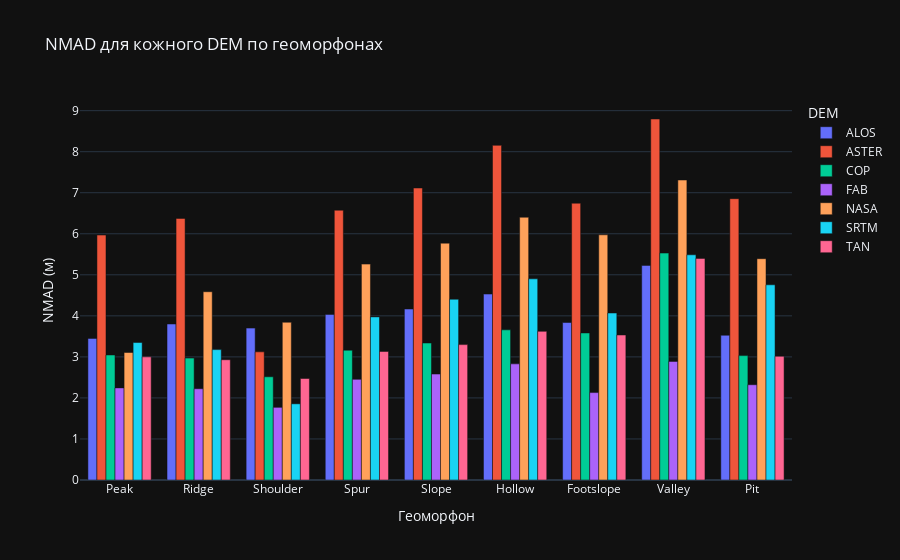

Notebook code cell kept with this figure:
### Code cell
import pandas as pd
import plotly.express as px

# Додаємо назву геоморфону
agg_by_geomorphon["landform"] = agg_by_geomorphon["fab_dem_geomorphon"].map(landform_names)

# Сортуємо
agg_by_geomorphon = agg_by_geomorphon.sort_values("fab_dem_geomorphon")

# Вибираємо тільки NMAD-стовпці + landform
nmad_cols = [
    "nmad_alos", "nmad_aster", "nmad_cop", "nmad_fab",
    "nmad_nasa", "nmad_srtm", "nmad_tan"
]

# Перетворюємо в long-form (melt)
df_long = agg_by_geomorphon[["landform"] + nmad_cols].melt(
    id_vars="landform",
    value_vars=nmad_cols,
    var_name="DEM",
    value_name="NMAD"
)

# Видаляємо префікс для кращого вигляду
df_long["DEM"] = df_long["DEM"].str.replace("nmad_", "").str.upper()

# Побудова групованого графіка
fig = px.bar(
    df_long,
    x="landform",
    y="NMAD",
    color="DEM",
    barmode="group",
    text="NMAD",
    title="NMAD для кожного DEM по геоморфонах",
    labels={"landform": "Геоморфон", "NMAD": "NMAD (м)", "DEM": "DEM"}
)

# Покращуємо вигляд
fig.update_traces(texttemplate='%{text:.2f}', textposition='outside')
fig.update_layout(uniformtext_minsize=8, uniformtext_mode='hide')

fig.show()

### Figure 1 — Plotly figure (JSON) as saved in the notebook; plotly's stock layout.template omitted (floating-point values rounded to 4 significant figures)
{"data": [{"alignmentgroup": "True", "hovertemplate": "DEM=ALOS<br>Геоморфон=%{x}<br>NMAD (м)=%{text}<extra></extra>", "legendgroup": "ALOS", "marker": {"color": "#636efa", "pattern": {"shape": ""}}, "name": "ALOS", "offsetgroup": "ALOS", "orientation": "v", "showlegend": true, "text": [3.451, 3.802, 3.701, 4.036, 4.166, 4.531, 3.838, 5.229, 3.526], "textposition": "outside", "x": ["Peak", "Ridge", "Shoulder", "Spur", "Slope", "Hollow", "Footslope", "Valley", "Pit"], "xaxis": "x", "y": [3.451, 3.802, 3.701, 4.036, 4.166, 4.531, 3.838, 5.229, 3.526], "yaxis": "y", "type": "bar", "texttemplate": "%{text:.2f}"}, {"alignmentgroup": "True", "hovertemplate": "DEM=ASTER<br>Геоморфон=%{x}<br>NMAD (м)=%{text}<extra></extra>", "legendgroup": "ASTER", "marker": {"color": "#EF553B", "pattern": {"shape": ""}}, "name": "ASTER", "offsetgroup": "ASTER", "orientation": "v", "showlegend": true, "text": [5.968, 6.374, 3.123, 6.575, 7.115, 8.155, 6.745, 8.797, 6.856], "textposition": "outside", "x": ["Peak", "Ridge", "Shoulder", "Spur", "Slope", "Hollow", "Footslope", "Valley", "Pit"], "xaxis": "x", "y": [5.968, 6.374, 3.123, 6.575, 7.115, 8.155, 6.745, 8.797, 6.856], "yaxis": "y", "type": "bar", "texttemplate": "%{text:.2f}"}, {"alignmentgroup": "True", "hovertemplate": "DEM=COP<br>Геоморфон=%{x}<br>NMAD (м)=%{text}<extra></extra>", "legendgroup": "COP", "marker": {"color": "#00cc96", "pattern": {"shape": ""}}, "name": "COP", "offsetgroup": "COP", "orientation": "v", "showlegend": true, "text": [3.046, 2.97, 2.515, 3.163, 3.337, 3.659, 3.583, 5.53, 3.031], "textposition": "outside", "x": ["Peak", "Ridge", "Shoulder", "Spur", "Slope", "Hollow", "Footslope", "Valley", "Pit"], "xaxis": "x", "y": [3.046, 2.97, 2.515, 3.163, 3.337, 3.659, 3.583, 5.53, 3.031], "yaxis": "y", "type": "bar", "texttemplate": "%{text:.2f}"}, {"alignmentgroup": "True", "hovertemplate": "DEM=FAB<br>Геоморфон=%{x}<br>NMAD (м)=%{text}<extra></extra>", "legendgroup": "FAB", "marker": {"color": "#ab63fa", "pattern": {"shape": ""}}, "name": "FAB", "offsetgroup": "FAB", "orientation": "v", "showlegend": true, "text": [2.245, 2.224, 1.77, 2.452, 2.581, 2.83, 2.13, 2.89, 2.321], "textposition": "outside", "x": ["Peak", "Ridge", "Shoulder", "Spur", "Slope", "Hollow", "Footslope", "Valley", "Pit"], "xaxis": "x", "y": [2.245, 2.224, 1.77, 2.452, 2.581, 2.83, 2.13, 2.89, 2.321], "yaxis": "y", "type": "bar", "texttemplate": "%{text:.2f}"}, {"alignmentgroup": "True", "hovertemplate": "DEM=NASA<br>Геоморфон=%{x}<br>NMAD (м)=%{text}<extra></extra>", "legendgroup": "NASA", "marker": {"color": "#FFA15A", "pattern": {"shape": ""}}, "name": "NASA", "offsetgroup": "NASA", "orientation": "v", "showlegend": true, "text": [3.107, 4.588, 3.844, 5.26, 5.771, 6.403, 5.975, 7.309, 5.393], "textposition": "outside", "x": ["Peak", "Ridge", "Shoulder", "Spur", "Slope", "Hollow", "Footslope", "Valley", "Pit"], "xaxis": "x", "y": [3.107, 4.588, 3.844, 5.26, 5.771, 6.403, 5.975, 7.309, 5.393], "yaxis": "y", "type": "bar", "texttemplate": "%{text:.2f}"}, {"alignmentgroup": "True", "hovertemplate": "DEM=SRTM<br>Геоморфон=%{x}<br>NMAD (м)=%{text}<extra></extra>", "legendgroup": "SRTM", "marker": {"color": "#19d3f3", "pattern": {"shape": ""}}, "name": "SRTM", "offsetgroup": "SRTM", "orientation": "v", "showlegend": true, "text": [3.35, 3.177, 1.856, 3.975, 4.405, 4.902, 4.069, 5.487, 4.757], "textposition": "outside", "x": ["Peak", "Ridge", "Shoulder", "Spur", "Slope", "Hollow", "Footslope", "Valley", "Pit"], "xaxis": "x", "y": [3.35, 3.177, 1.856, 3.975, 4.405, 4.902, 4.069, 5.487, 4.757], "yaxis": "y", "type": "bar", "texttemplate": "%{text:.2f}"}, {"alignmentgroup": "True", "hovertemplate": "DEM=TAN<br>Геоморфон=%{x}<br>NMAD (м)=%{text}<extra></extra>", "legendgroup": "TAN", "marker": {"color": "#FF6692", "pattern": {"shape": ""}}, "name": "TAN", "offsetgroup": "TAN", "orientation": "v", "showlegend": true, "text": [3.001, 2.93, 2.473, 3.133, 3.299, 3.622, 3.533, 5.4, 3.014], "textposition": "outside", "x": ["Peak", "Ridge", "Shoulder", "Spur", "Slope", "Hollow", "Footslope", "Valley", "Pit"], "xaxis": "x", "y": [3.001, 2.93, 2.473, 3.133, 3.299, 3.622, 3.533, 5.4, 3.014], "yaxis": "y", "type": "bar", "texttemplate": "%{text:.2f}"}], "layout": {"xaxis": {"anchor": "y", "domain": [0.0, 1.0], "title": {"text": "Геоморфон"}}, "yaxis": {"anchor": "x", "domain": [0.0, 1.0], "title": {"text": "NMAD (м)"}}, "legend": {"title": {"text": "DEM"}, "tracegroupgap": 0}, "title": {"text": "NMAD для кожного DEM по геоморфонах"}, "barmode": "group", "uniformtext": {"minsize": 8, "mode": "hide"}}}
